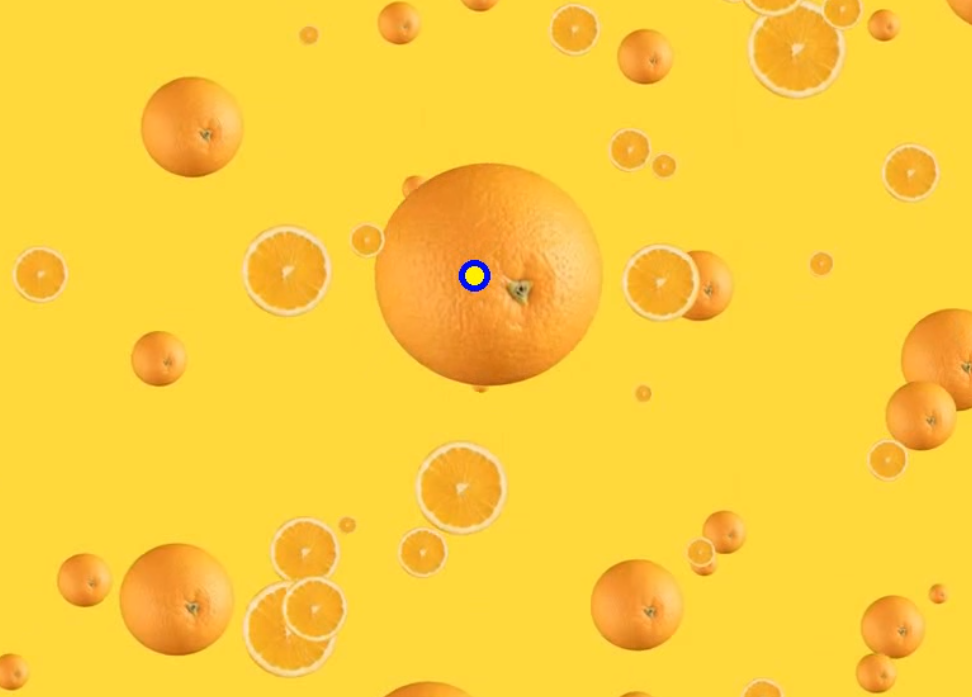
#> input picture Thumbnail.png, 972 x 697 px
$ python -i Orange_detector.py   (imports and definitions only)
#> lines starting #> are read from the running program, lines starting #| are printed output that depends on the picture; after the words box and inside, x2 and y2 are one past the last pixel; in counts of white or black regions, pixels touching at a corner belong together
#> further down, picture is the input picture: shape (697, 972, 3); mean B, G, R 59.5, 206, 252.4
import cv2
import numpy as np
from util import get_limits


class OrangeDetector:
    def __init__(self):
        # Lower and uppler limit of the HSV value of the color.
        self.loworange = np.array([6, 100, 100])
        self.highorange = np.array([20, 255, 255])

    def detect(self, img):
        hsv_image = cv2.cvtColor(img, cv2.COLOR_BGR2HSV)
#> hsv_image: shape (697, 972, 3); mean H, S, V 22.7, 195.2, 252.5
        # Creating a mask of pixels within the low and upper value range.
        mask = cv2.inRange(hsv_image, self.loworange, self.highorange)
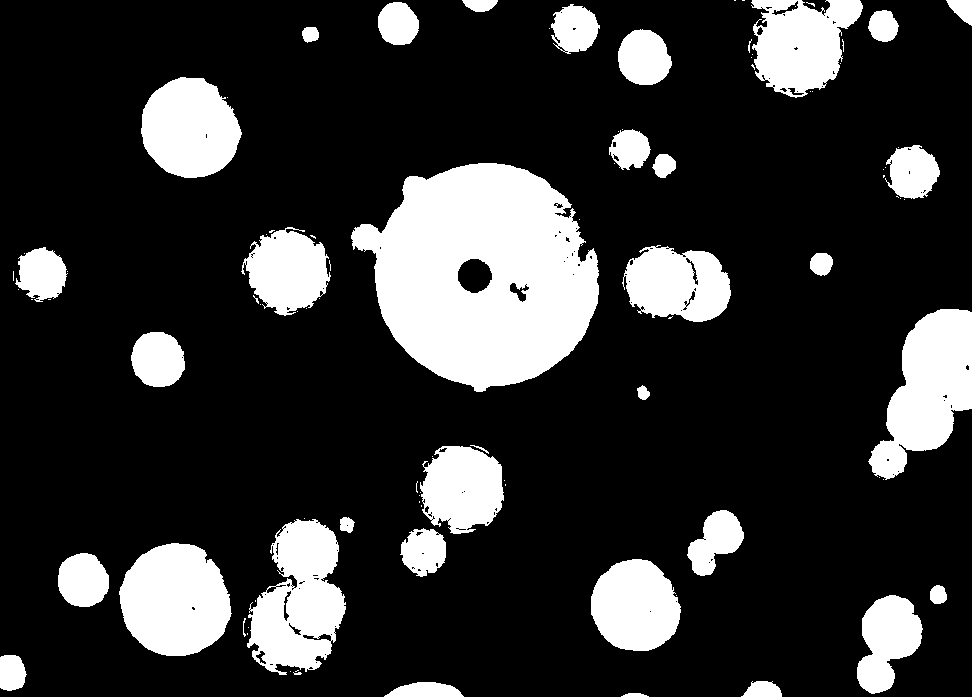
#> mask: shape (697, 972); 20% white; 95 white regions (58 under 20 px)

        contours, _ = cv2.findContours(mask, cv2.RETR_TREE, cv2.CHAIN_APPROX_SIMPLE)
#> contours = 252 contours, 196 with area under 20; largest, box (x1, y1, x2, y2) and area: (351, 163, 599, 392) 39400, (868, 309, 972, 480) 9930, (247, 519, 346, 675) 9890, (119, 543, 232, 656) 9599, (141, 77, 242, 178) 7552
        contours = sorted(contours, key=lambda x: cv2.contourArea(x), reverse=True)

        box = (-100, -100, 0, 0)
        for cnt in contours:
            # Fetching the co-ordinates of the contours.
            (x, y, w, h) = cv2.boundingRect(cnt)
            if w * h > 300:
                box = (x, y, x + w, y + h)
                break
#> this loop made 1 pass
#> (x, y, w, h, box) on pass 1: (351, 163, 248, 229, (351, 163, 599, 392))

        return box

>>> import cv2
>>> picture = cv2.imread('Thumbnail.png')
>>> result = OrangeDetector().detect(picture)
#> result = (351, 163, 599, 392)
